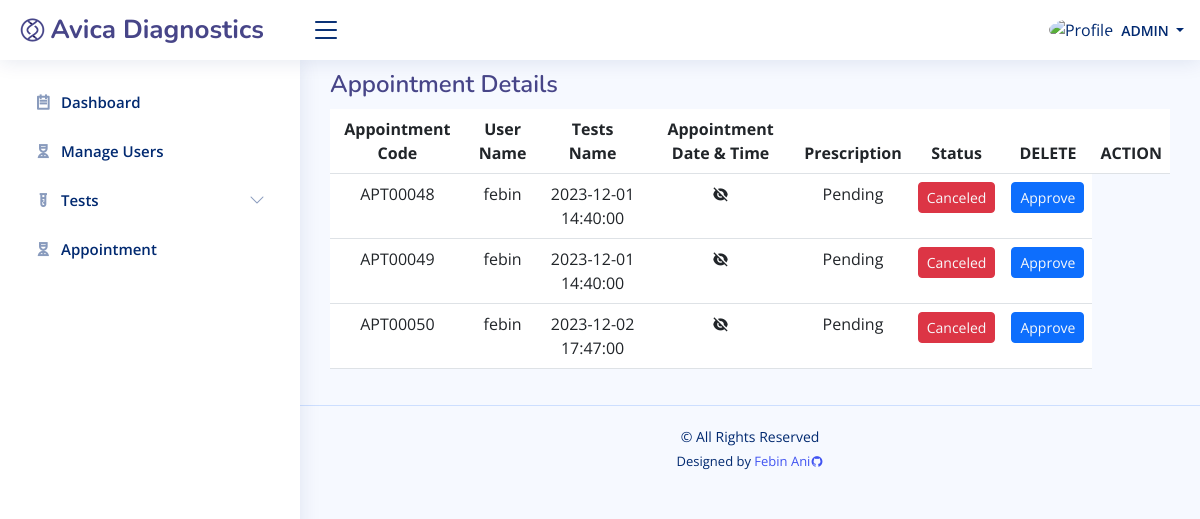
Before: /admin/appointment.php (signed in) with the older database file.
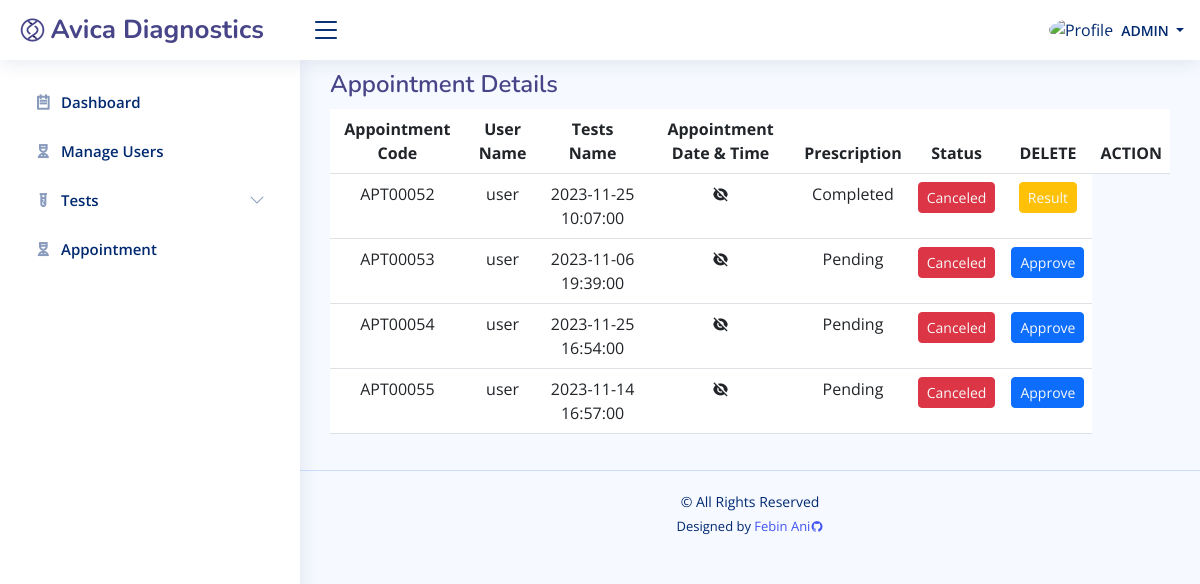
After: the same page with the newer database file.
### tables this page shows
CREATE TABLE `tb_appointment_list` (
  `apt_id` int(10) NOT NULL,
  `code` varchar(100) NOT NULL,
  `user_id` int(10) NOT NULL,
  `schedule` datetime NOT NULL,
  `pres` varchar(150) NOT NULL,
  `price` int(10) NOT NULL,
  `status` int(50) NOT NULL,
  `date_created` datetime NOT NULL,
  `date_updated` datetime DEFAULT NULL
);

CREATE TABLE `tb_user` (
  `id` int(10) NOT NULL,
  `fname` text NOT NULL,
  `lname` text NOT NULL,
  `gender` varchar(30) NOT NULL,
  `contact` varchar(100) NOT NULL,
  `username` varchar(50) NOT NULL,
  `email` text NOT NULL,
  `pass` text NOT NULL,
  `dob` date NOT NULL,
  `address` text NOT NULL,
  `usertype` text NOT NULL,
  `date_created` datetime NOT NULL,
  `date_updated` datetime DEFAULT NULL
);

### admin/appointment.php (the view, shortened to what this page needs)
<?php
	include('constant/security.php');
	include('constant/header.php');
	include('constant/sidebar.php');
?>
<main id="main" class="main">
    <div class="pagetitle">
      <h1>Appointment Details</h1>
    </div>
    <section class="section">
      <div class="row">
        <div class="col-lg-12">
          <table class="table">
            <thead>
              <tr class="text-center ">
                <th scope="col">Appointment Code</th>
                <th scope="col">User Name</th>
                <th scope="col">Tests Name</th>
                <th scope="col">Appointment Date & Time</th>
                <th scope="col">Prescription</th>
                <th scope="col">Status</th>
                <th scope="col">DELETE</th>
                <th scope="col">ACTION</th>
              </tr>
            </thead>
            <tbody>
            <?php
              $sql = "SELECT
                          al.code AS appointment_code,
                          u.username AS user_name,
                          -- t.test_name AS test_name,
                          al.schedule,
                          al.status ,
                          al.apt_id ,
                          al.pres
                      FROM
                          tb_appointment_list al
                      JOIN
                          tb_user u ON al.user_id = u.id
                      -- JOIN
                      --     tb_test t ON al.test_id = t.test_id;";
              $result = $conn->query($sql);
              if ($result->num_rows > 0) {
                while ($row = $result->fetch_assoc()) {
                  echo '<tr class="text-center ">';
                  echo '<td>' . $row["appointment_code"] . '</td>';
                  echo '<td>' . $row["user_name"] . '</td>';
                  echo '<td>' . $row["schedule"] . '</td>';
                  echo "<td>" ?>
                  <?php
                  $pres=$row["pres"];
                  if($pres!==""){
                  ?>
                    <a class="d-flex justify-content-center link-dark" href=<?php echo "../assets/upload/".$row["pres"]; ?> >  <i class="ri-eye-fill"></i></a>
                  <?php
                  } else {
                  ?>
                    <i  class="ri-eye-off-fill d-flex justify-content-center "></i>
                  <?php
                  }
                  echo "<td>" ?>
                  <?php
                  $status=$row['status'];
                  if($status==0){
                    ?>
                    Pending
                    <?php
                  } elseif($status==1) {
                    ?>
                    Approved
                    <?php
                  } else {
                    ?>
                    Completed
                    <?php
                  }
                  ?>
                  <?php "</td>";
                  echo "<td>";
                  ?>
                    <button class="btn btn-danger btn-sm">
                      <a class="link-light" href="delete.php?apt_id=<?php echo $row["apt_id"]; ?>">Canceled</a>
                    </button>
                  <?php "</td>";
                    echo "<td>";
                    $status=$row['status'];
                    if($status==0){
                  ?>
                  <button class="btn btn-primary btn-sm">
                    <a class="link-light" href="update.php?apt_id=<?php echo $row["apt_id"]; ?>">Approve</a>
                  </button>
                  <?php
                    } elseif($status==1) {
                  ?>
                  <button class="btn btn-success btn-sm">
                    <a class="link-light" href="update.php?apt_id=<?php echo $row["apt_id"]; ?>">Complete</a>
                  </button>
                  <?php
                    } else {
                  ?>
                  <button class="btn btn-warning btn-sm">
                    <a class="link-light" href="result.php?apt_id=<?php echo $row["apt_id"]; ?>">Result</a>
                  </button>
                  <?php
                    }
                  echo "</td>";
                  echo "</tr>";
                }
              }
            ?>
            </tbody>
          </table>
        </div>
      </div>
    </section>
  </main>
<?php
include('constant/footer.php');
?>

### admin/constant/header.php (shortened to what this page needs)
<!DOCTYPE html>
<html lang="en">
<head>
  <link href="assets/vendor/bootstrap/css/bootstrap.min.css" rel="stylesheet">
  <link href="assets/vendor/bootstrap-icons/bootstrap-icons.css" rel="stylesheet">
  <link href="assets/vendor/boxicons/css/boxicons.min.css" rel="stylesheet">
  <link href="assets/vendor/quill/quill.snow.css" rel="stylesheet">
  <link href="assets/vendor/quill/quill.bubble.css" rel="stylesheet">
  <link href="assets/vendor/remixicon/remixicon.css" rel="stylesheet">
  <link href="assets/vendor/simple-datatables/style.css" rel="stylesheet">
  <link href="assets/css/style.css" rel="stylesheet">
  <link rel="stylesheet" type="text/css" href="https://common.olemiss.edu/_js/sweet-alert/sweet-alert.css">
</head>
<body>
  <header id="header" class="header fixed-top d-flex align-items-center">
    <div class="d-flex align-items-center justify-content-between">
      <a href="index.php" class="logo d-flex align-items-center">
        <img src="assets/img/logo.png" alt="">
        <span class="d-none d-lg-block">Avica Diagnostics</span>
      </a>
      <i class="bi bi-list toggle-sidebar-btn"></i>
    </div>
    <nav class="header-nav ms-auto">
      <ul class="d-flex align-items-center">
        <li class="nav-item dropdown pe-3">
          <a class="nav-link nav-profile d-flex align-items-center pe-0" href="#" data-bs-toggle="dropdown">
            <img src="https://github.com/febin-ani.png" alt="Profile" class="rounded-circle">
            <span class="d-none d-md-block dropdown-toggle ps-2">
            <?php echo "<span class='text-uppercase'>" .$_SESSION['usertype']. "</span>"; ?>
            </span>
          </a>
        </li>
      </ul>
    </nav>
  </header>

### admin/constant/sidebar.php (shortened to what this page needs)
 <aside id="sidebar" class="sidebar">
<ul class="sidebar-nav" id="sidebar-nav">
  <li class="nav-item">
    <a class="nav-link collapsed" href="index.php">
      <i class="ri-todo-line"></i>
      <span>Dashboard</span>
    </a>
  </li>
  <li class="nav-item">
    <a class="nav-link collapsed" href="register.php">
      <i class="ri-nurse-line"></i>
      <span>Manage Users</span>
    </a>
  </li>
  <li class="nav-item">
    <a class="nav-link collapsed" data-bs-target="#test-nav" data-bs-toggle="collapse" href="#">
      <i class="ri-test-tube-line"></i><span>Tests</span><i class="bi bi-chevron-down ms-auto"></i>
    </a>
  </li>
  <li class="nav-item">
    <a class="nav-link collapsed" href="appointment.php">
      <i class="ri-nurse-line"></i>
      <span>Appointment</span>
    </a>
  </li>
</ul>
</aside>

### constant/footer.php (shortened to what this page needs)
 <footer id="footer" class="footer">
    <div class="copyright">
      &copy;  All Rights Reserved
    </div>
    <div class="credits">
      Designed by <a href="https://github.com/febin-ani">Febin Ani<i class="ri-github-fill"></i></a>
    </div>
  </footer>
</body>
</html>

### admin/assets/css/style.css (style rules this page uses)
:root { scroll-behavior: smooth; }
body { font-family: "Open Sans", sans-serif; background: #f6f9ff; color: #444444; }
a { color: #4154f1; text-decoration: none; }
h1, h2, h3, h4, h5, h6 { font-family: "Nunito", sans-serif; }
#main { margin-top: 50px; padding: 20px 30px; transition: all 0.3s; }
.pagetitle { margin-bottom: 10px; }
.pagetitle h1 { font-size: 24px; margin-bottom: 0; font-weight: 600; color: rgb(71, 69, 136); }
.logo { line-height: 1; }
@media (min-width: 1200px) { .logo { width: 280px; } }
.logo img { max-height: 26px; margin-right: 6px; }
.logo span { font-size: 26px; font-weight: 700; color: rgb(71, 69, 136); font-family: "Nunito", sans-serif; }
.header { transition: all 0.5s; z-index: 997; height: 60px; box-shadow: 0px 2px 20px rgba(1, 41, 112, 0.1); background-color: #fff; padding-left: 20px; }
.header .toggle-sidebar-btn { font-size: 32px; padding-left: 10px; cursor: pointer; color: #012970; }
.header-nav ul { list-style: none; }
.header-nav>ul { margin: 0; padding: 0; }
.header-nav .nav-profile { color: #012970; }
.header-nav .nav-profile img { max-height: 36px; }
.header-nav .nav-profile span { font-size: 14px; font-weight: 600; }
.sidebar { position: fixed; top: 60px; left: 0; bottom: 0; width: 300px; z-index: 996; transition: all 0.3s; padding: 20px; overflow-y: auto; scrollbar-width: thin; scrollbar-color: #aab7cf transparent; box-shadow: 0px 0px 20px rgba(1, 41, 112, 0.1); background-color: #fff; }
@media (min-width: 1200px) { #main, #footer { margin-left: 300px; } }
.sidebar-nav { padding: 0; margin: 0; list-style: none; }
.sidebar-nav li { padding: 0; margin: 0; list-style: none; }
.sidebar-nav .nav-item { margin-bottom: 5px; }
.sidebar-nav .nav-link { display: flex; align-items: center; font-size: 15px; font-weight: 600; color: #4154f1; transition: 0.3; background: #f6f9ff; padding: 10px 15px; border-radius: 4px; }
.sidebar-nav .nav-link i { font-size: 16px; margin-right: 10px; color: #4154f1; }
.sidebar-nav .nav-link.collapsed { color: #012970; background: #fff; }
.sidebar-nav .nav-link.collapsed i { color: #899bbd; }
.sidebar-nav .nav-link .bi-chevron-down { margin-right: 0; transition: transform 0.2s ease-in-out; }
.footer { padding: 20px 0; font-size: 14px; transition: all 0.3s; border-top: 1px solid #cddfff; }
.footer .copyright { text-align: center; color: #012970; }
.footer .credits { padding-top: 5px; text-align: center; font-size: 13px; color: #012970; }

Changed rows visible on the page:
removed tb_appointment_list: code "APT00048", user.username "febin", schedule "2023-12-01 14:40:00", status "Pending"
removed tb_appointment_list: code "APT00049", user.username "febin", schedule "2023-12-01 14:40:00", status "Pending"
removed tb_appointment_list: code "APT00050", user.username "febin", schedule "2023-12-02 17:47:00", status "Pending"
added tb_appointment_list: code "APT00052", user.username "user", schedule "2023-11-25 10:07:00", status "Completed"
added tb_appointment_list: code "APT00053", user.username "user", schedule "2023-11-06 19:39:00", status "Pending"
added tb_appointment_list: code "APT00054", user.username "user", schedule "2023-11-25 16:54:00", status "Pending"
added tb_appointment_list: code "APT00055", user.username "user", schedule "2023-11-14 16:57:00", status "Pending"
